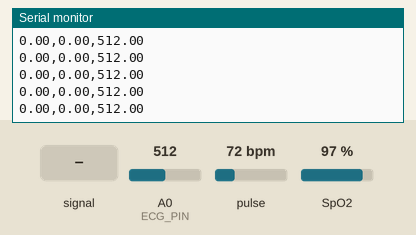
Simulated run of this sketch. Board: Arduino Uno, built with avr-gcc and run on an emulated ATmega328P. Parts: the last lines printed to the serial monitor. The test bench sets the inputs (shaded band); at power-on: pulse 72 bpm, SpO2 97 %, A0 (ECG_PIN) = 512.

Above: at 3.7 s.
3.8 s: A0 (ECG_PIN) fed a 200 Hz sine of ±81 counts around its level
At 4.3 s:
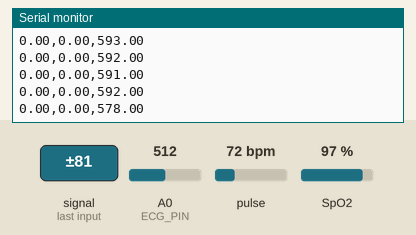
5.3 s: pulse set to 42 bpm
At 5.9 s:
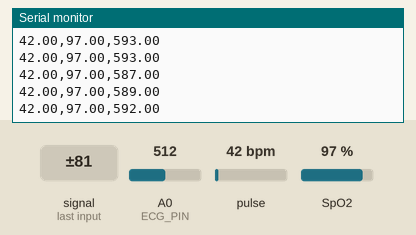
9.6 s: SpO2 set to 100 %
At 10.2 s:
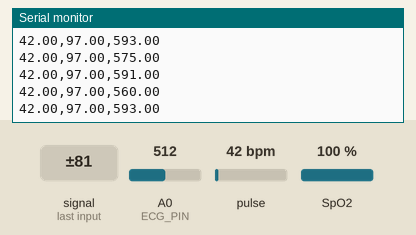
13.9 s: A0 (ECG_PIN) set to 716
At 14.7 s:
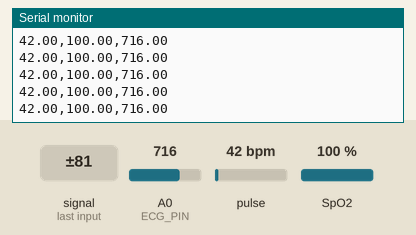
15.4 s: pulse set to 130 bpm
At 15.9 s:
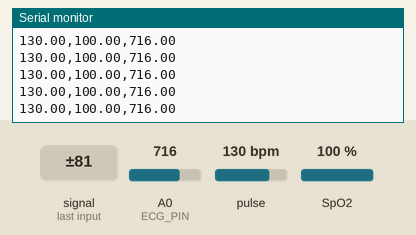
19.7 s: A0 (ECG_PIN) fed a 2 Hz sine of ±306 counts around its level
At 20.6 s:
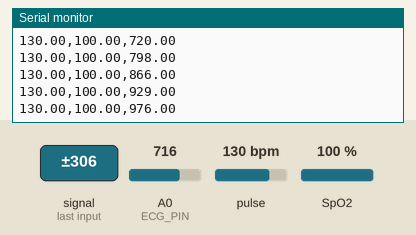
Timing chart, 0 to 22.7 s (numbered marks = the images above; inputs shaded):
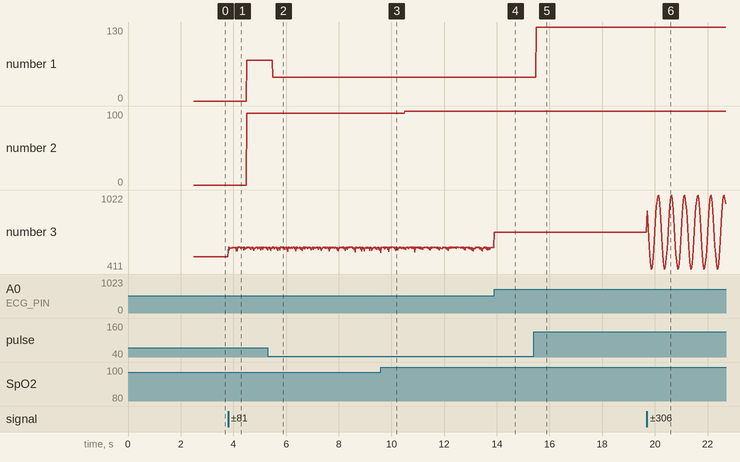

The sketch:

heart_monitor.ino
```cpp
#include <Wire.h>
#include "MAX30100_PulseOximeter.h"

#define ECG_PIN A0
#define ECG_SAMPLING_INTERVAL_MS 20   // 50 Hz
#define REPORTING_PERIOD_MS      1000 // HR/SpO2 refresh window

PulseOximeter pox;
uint32_t lastEcgMs = 0;
uint32_t lastHrUpdateMs = 0;

volatile float hr = 0.0f;
volatile float spo2 = 0.0f;

// Optional beat callback (disabled printing to keep CSV clean)
void onBeatDetected() {
  // Avoid Serial prints here (will corrupt CSV)
}

void setup() {
  Serial.begin(115200);
  // Small delay to let serial settle
  delay(1500);

  // I2C init
  Wire.begin();

  // MAX30100 init
  if (!pox.begin()) {
    // If you need to debug, use LED or uncomment temporarily.
    Serial.println("ERR: MAX30100 init failed");
    while (1);
  }
  // Tune LED current if needed (common values: 7.6mA, 11mA, 24mA, 50mA)
  pox.setIRLedCurrent(MAX30100_LED_CURR_50MA);
  pox.setOnBeatDetectedCallback(onBeatDetected);

  // Stabilize sensor
  delay(1000);
}

void loop() {
  // Update MAX30100 internal state frequently
  pox.update();

  uint32_t now = millis();

  // Refresh HR/SpO₂ approximately once per second from sensor
  if (now - lastHrUpdateMs >= REPORTING_PERIOD_MS) {
    hr = pox.getHeartRate();   // 0 if not ready yet
    spo2 = pox.getSpO2();      // 0 if not ready yet
    lastHrUpdateMs = now;
  }

  // ECG sample @ 50 Hz
  if (now - lastEcgMs >= ECG_SAMPLING_INTERVAL_MS) {
    lastEcgMs = now;

    // Raw ECG (10-bit ADC 0..1023). Center near 512. You can high-pass in ML or in Pi code.
    int ecgRaw = analogRead(ECG_PIN);
    // Normalize to volts-ish if you like (optional); we’ll send raw ADC for now:
    float ecg = (float)ecgRaw;

    // CSV: hr,spo2,ecg  (no spaces, no extra prints)
    // Replicate most recent hr/spo2 so all three signals are 50 Hz
    Serial.print(hr, 2); Serial.print(",");
    Serial.print(spo2, 2); Serial.print(",");
    Serial.println(ecg, 2);
  }
}
```

Measured:
- after the input at 3.8 s, the serial monitor: prints a new line at once (image 1)
- after the input at 5.3 s, the serial monitor: prints a new line after 0.20 s (image 2)
- after the input at 13.9 s, the serial monitor: prints a new line at once (image 4)
- after the input at 15.4 s, the serial monitor: prints a new line after 0.10 s (image 5)
- after the input at 19.7 s, the serial monitor: prints a new line at once (image 6)
- plotted number 1: 72 → 42 after the input at 5.3 s, 42 → 130 after the input at 15.4 s
- plotted number 2: 97 → 100 after the input at 9.6 s
- plotted number 3: 512 → 592 after the input at 3.8 s, 591 → 716 after the input at 13.9 s, 716 → 644 after the input at 19.7 s
